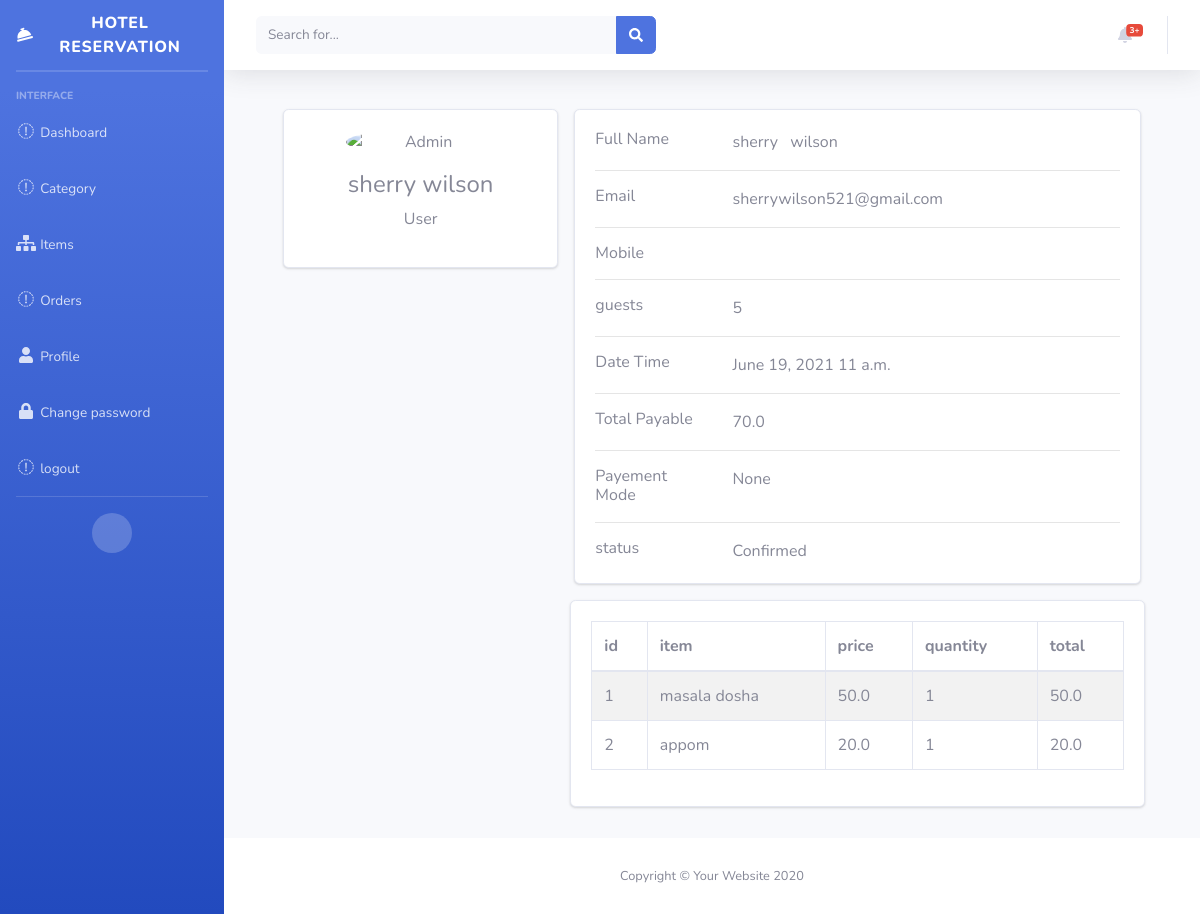
The app's page /orders/996b75b3-5bad-49f1-9017-012680361ef3/ (signed in), older data.
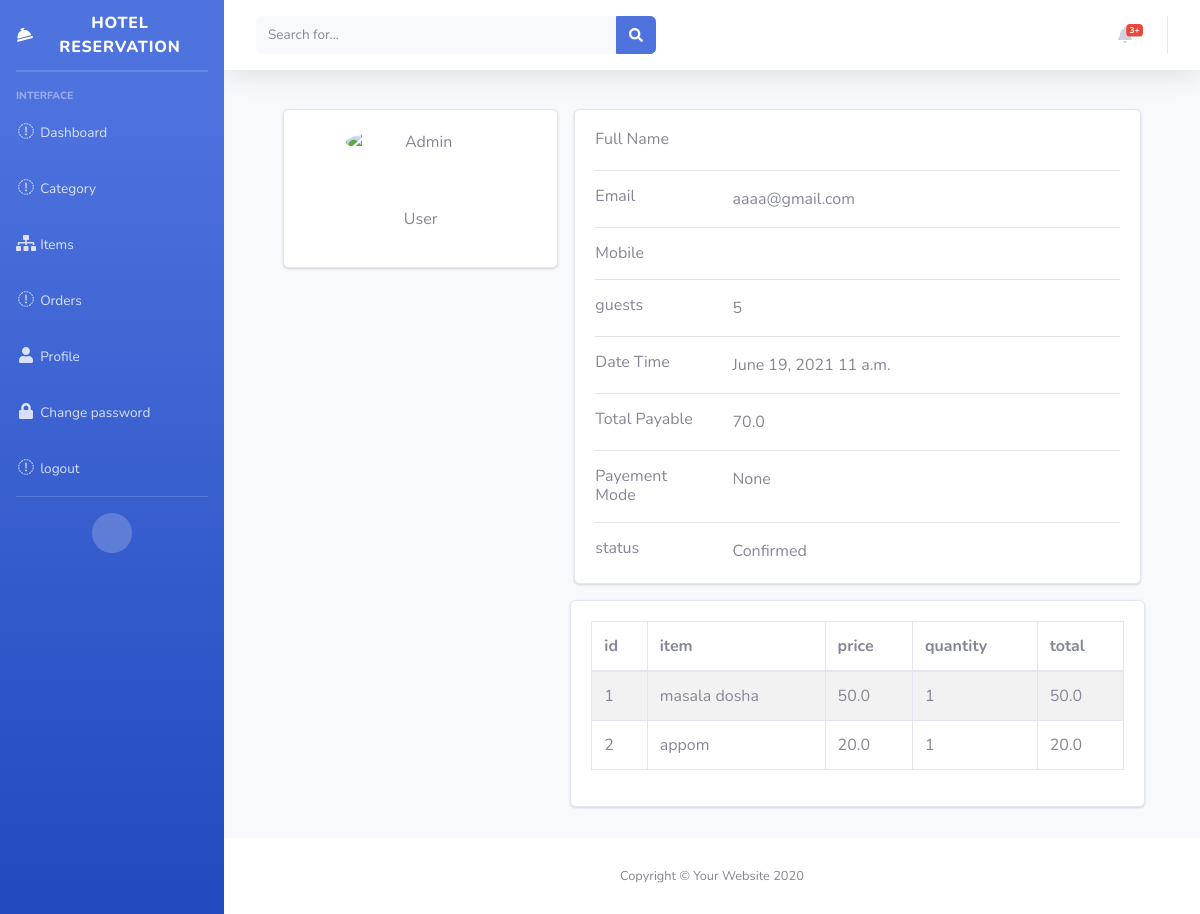
The same page, newer data.
### customer/models.py (models this page shows, shortened)
class Booking(models.Model):
    ORDER_STATUS = (('Pending', 'Pending'), ('Confirmed', 'Confirmed'),
                    ('Completed', 'Completed'), ('Cancelled', 'Cancelled'))
    id = models.UUIDField(primary_key=True, default=uuid.uuid4, editable=False)
    restaurant = models.ForeignKey(Restaurant, on_delete=models.DO_NOTHING)
    user = models.ForeignKey(User, on_delete=models.DO_NOTHING)
    order_status = models.CharField(
        max_length=10, choices=ORDER_STATUS, default='Pending')
    guest = models.IntegerField(validators=[MinValueValidator(1), ])
    date = models.DateField()
    time = models.TimeField()
    paymentmethod = models.CharField(max_length=100, null=True, blank=True)
    created_at = models.DateTimeField(auto_now=True, blank=True, null=True)
    def total_amount(self):
        _y = []
        _x = self.order_items.all()
        _y = [i.food.price*i.quantity for i in _x]
        return sum(_y)

class BookingItem(models.Model):
    order = models.ForeignKey(
        Booking, on_delete=models.CASCADE, related_name='order_items')
    food = models.ForeignKey(Item, on_delete=models.DO_NOTHING)
    quantity = models.IntegerField()
    def total(self):
        return self.food.price*self.quantity

### restaurant/models.py (models this page shows, shortened)
class Item(models.Model):
    name = models.CharField(max_length=50)
    price = models.FloatField()
    category = models.ForeignKey(
        Category, on_delete=models.CASCADE, related_name='items', blank=True, null=True)
    img = models.ImageField(upload_to='item/', blank=True,
                            null=True, verbose_name="Image")
    created_by = models.ForeignKey(User, on_delete=models.CASCADE)

### customer/views.py (the view)
# urls.py: path('orders/<pk>/', views.OrderDetailView.as_view(), name="order-detail"),
@method_decorator(decorator, name='dispatch')
class OrderDetailView(DetailView):
    model = Booking
    template_name = "booking/detail.html"
    def get_object(self):
        _pk = self.kwargs.get('pk')
        print(_pk)
        return get_object_or_404(Booking, id=_pk)
    def get_context_data(self, **kwargs):
        context = super().get_context_data(**kwargs)
        pk = self.kwargs.get('pk')
        print(pk)
        return context

### customer/templates/booking/detail.html (shortened to what the changed rows need)
{% extends 'booking/basedetail.html' %} {% block body %}
<div class="container">
  <div class="main-body">
    <div class="row gutters-sm">
      <div class="col-md-4 mb-3">
        <div class="card">
          <div class="card-body">
            <div class="d-flex flex-column align-items-center text-center">
              <div class="mt-3">
                <h4>{{object.user.first_name}}&nbsp;{{object.user.last_name}}</h4>
                <p class="text-muted font-size-sm">
                  User
                </p>
              </div>
            </div>
          </div>
        </div>
      </div>
      <div class="col-md-8">
        <div class="card mb-3">
          <div class="card-body">
            <div class="row">
              <div class="col-sm-3">
                <h6 class="mb-0">Full Name</h6>
              </div>
              <div class="col-sm-9 text-secondary">{{object.user.first_name}} &nbsp; {{object.user.last_name}}</div>
            </div>
            <div class="row">
              <div class="col-sm-3">
                <h6 class="mb-0">Email</h6>
              </div>
              <div class="col-sm-9 text-secondary">{{object.user.email}}</div>
            </div>
            <div class="row">
              <div class="col-sm-3">
                <h6 class="mb-0">guests</h6>
              </div>
              <div class="col-sm-9 text-secondary">
                {{object.guest}}
              </div>
            </div>
            <div class="row">
              <div class="col-sm-3">
                <h6 class="mb-0">Date Time</h6>
              </div>
              <div class="col-sm-9 text-secondary">
                {{object.date}}&nbsp;{{object.time}}
              </div>
            </div>
            <div class="row">
              <div class="col-sm-3">
                <h6 class="mb-0">Total Payable</h6>
              </div>
              <div class="col-sm-9 text-secondary">{{object.total_amount}}</div>
            </div>
            <div class="row">
              <div class="col-sm-3">
                <h6 class="mb-0">Payement Mode</h6>
              </div>
              <div class="col-sm-9 text-secondary">{{object.paymentmethod}}</div>
            </div>
            <div class="row">
              <div class="col-sm-3">
                <h6 class="mb-0">status</h6>
              </div>
              <div class="col-sm-9 text-secondary">
                {{object.order_status}}
              </div>
            </div>
          </div>
        </div>
        <div class="row gutters-sm">
          <div class="col-sm-12 mb-3">
            <div class="card h-100">
              <div class="card-body">
                <div class="table-responsive">
                  <table class="table table-bordered table-striped table-hover">
                    <thead>
                      <tr>
                        <th>id</th>
                        <th>item</th>
                        <th>price</th>
                        <th>quantity</th>
                        <th>total</th>
                      </tr>
                    </thead>
                  </table>
                </div>
              </div>
            </div>
          </div>
        </div>
      </div>
    </div>
  </div>
</div>
{% endblock body %}

Row changes from the older to the newer data that the page shows:
changed Booking "None": user.email "sherrywilson521@gmail.com" → "aaaa@gmail.com"; user.first_name "sherry" → (not shown); user.last_name "wilson" → (not shown)
